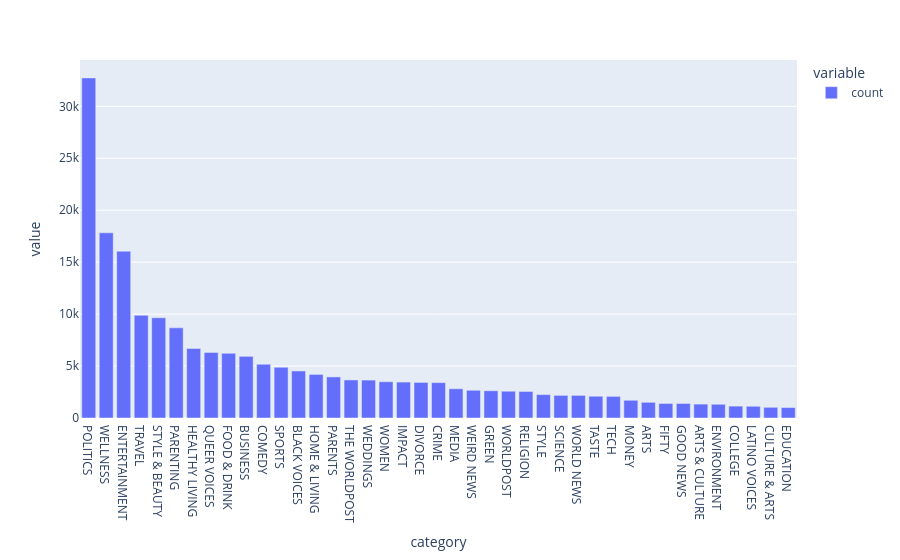

Notebook code cell kept with this figure:
### Code cell
data_df = data_df[["category", "headline"]]

fig = px.bar(data_df["category"].value_counts())
fig.show()

data_df["tokens"] = data_df["headline"].map(tokenizer.encode)
data_df["tokens"] = data_df["tokens"].str.slice(0,30)
fig = px.histogram(data_df["tokens"].map(len))
fig.show()

### Figure 1 — Plotly figure (JSON) as saved in the notebook; plotly's stock layout.template omitted (floating-point values rounded to 4 significant figures)
{"data": [{"hovertemplate": "variable=count<br>category=%{x}<br>value=%{y}<extra></extra>", "legendgroup": "count", "marker": {"color": "#636efa", "pattern": {"shape": ""}}, "name": "count", "orientation": "v", "showlegend": true, "textposition": "auto", "type": "bar", "x": ["POLITICS", "WELLNESS", "ENTERTAINMENT", "TRAVEL", "STYLE & BEAUTY", "PARENTING", "HEALTHY LIVING", "QUEER VOICES", "FOOD & DRINK", "BUSINESS", "COMEDY", "SPORTS", "BLACK VOICES", "HOME & LIVING", "PARENTS", "THE WORLDPOST", "WEDDINGS", "WOMEN", "IMPACT", "DIVORCE", "CRIME", "MEDIA", "WEIRD NEWS", "GREEN", "WORLDPOST", "RELIGION", "STYLE", "SCIENCE", "WORLD NEWS", "TASTE", "TECH", "MONEY", "ARTS", "FIFTY", "GOOD NEWS", "ARTS & CULTURE", "ENVIRONMENT", "COLLEGE", "LATINO VOICES", "CULTURE & ARTS", "EDUCATION"], "xaxis": "x", "y": [32738, 17827, 16058, 9887, 9649, 8677, 6694, 6313, 6226, 5936, 5175, 4884, 4528, 4195, 3955, 3664, 3651, 3490, 3459, 3426, 3405, 2814, 2670, 2622, 2578, 2555, 2254, 2178, 2177, 2096, 2082, 1707, 1509, 1401, 1398, 1339, 1323, 1144, 1129, 1030, 1004], "yaxis": "y"}], "layout": {"barmode": "relative", "legend": {"title": {"text": "variable"}, "tracegroupgap": 0}, "margin": {"t": 60}, "xaxis": {"anchor": "y", "domain": [0, 1], "title": {"text": "category"}}, "yaxis": {"anchor": "x", "domain": [0, 1], "title": {"text": "value"}}}}
